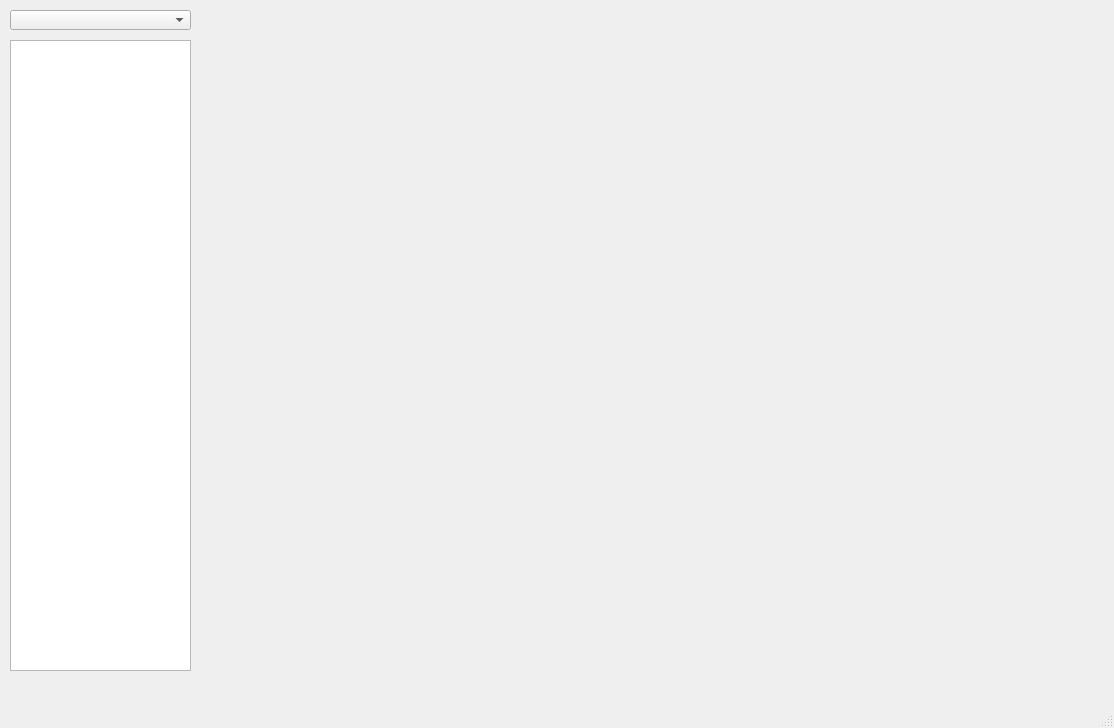
<?xml version="1.0" encoding="UTF-8"?>
<ui version="4.0">
 <class>MainWindow</class>
 <widget class="QMainWindow" name="MainWindow">
  <property name="geometry">
   <rect>
    <x>0</x>
    <y>0</y>
    <width>1114</width>
    <height>728</height>
   </rect>
  </property>
  <property name="windowTitle">
   <string>STSviewer</string>
  </property>
  <widget class="QWidget" name="centralwidget">
   <widget class="QComboBox" name="comboBox">
    <property name="geometry">
     <rect>
      <x>10</x>
      <y>10</y>
      <width>181</width>
      <height>20</height>
     </rect>
    </property>
   </widget>
   <widget class="QListWidget" name="listWidget">
    <property name="geometry">
     <rect>
      <x>10</x>
      <y>40</y>
      <width>181</width>
      <height>631</height>
     </rect>
    </property>
   </widget>
   <widget class="QWidget" name="widget">
    <property name="geometry">
     <rect>
      <x>210</x>
      <y>10</y>
      <width>891</width>
      <height>651</height>
     </rect>
    </property>
   </widget>
  </widget>
  <widget class="QMenuBar" name="menubar">
   <property name="geometry">
    <rect>
     <x>0</x>
     <y>0</y>
     <width>1114</width>
     <height>21</height>
    </rect>
   </property>
  </widget>
  <widget class="QStatusBar" name="statusbar"/>
 </widget>
 <customwidgets>
  <customwidget>
   <class>MatplotlibWidget</class>
   <extends>QWidget</extends>
   <header>matplotlibwidget</header>
  </customwidget>
 </customwidgets>
 <resources/>
 <connections/>
</ui>
